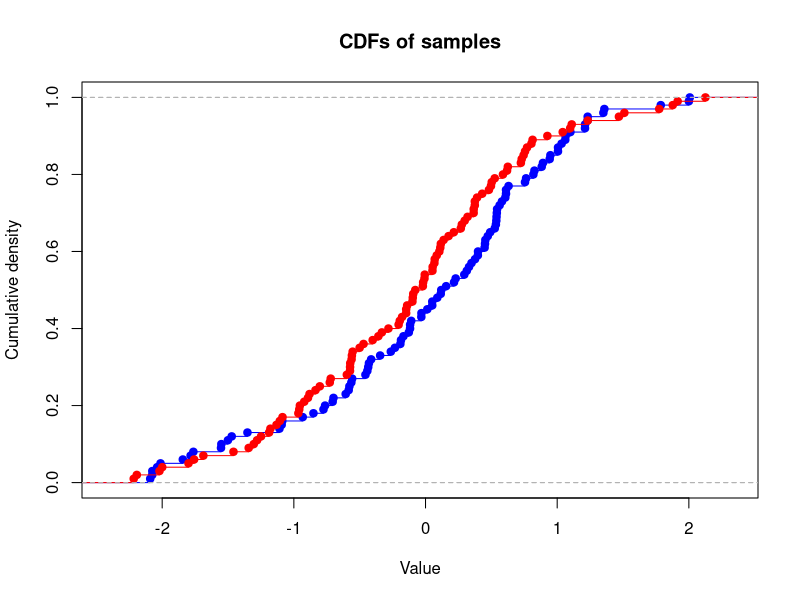
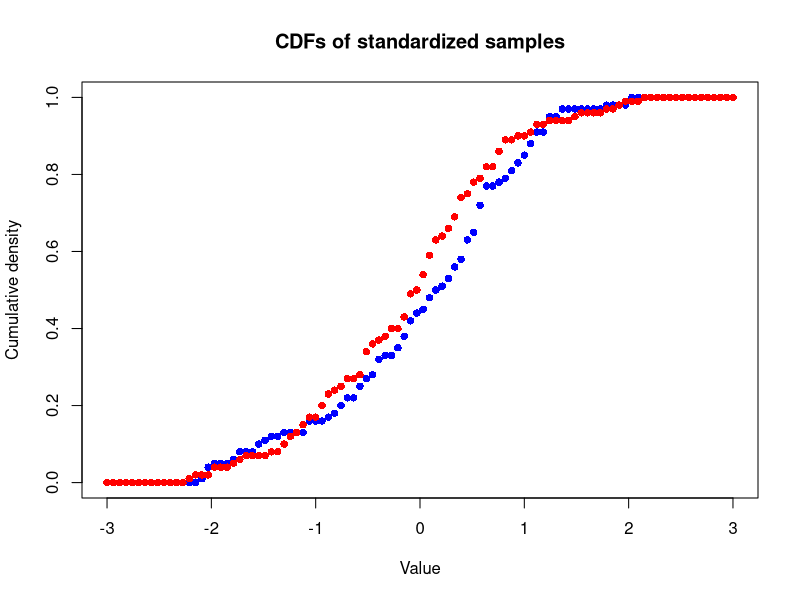
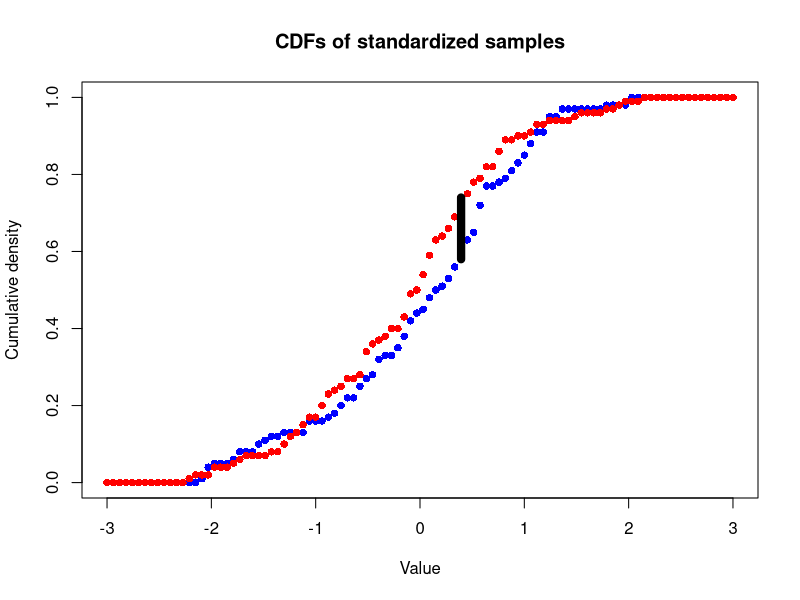
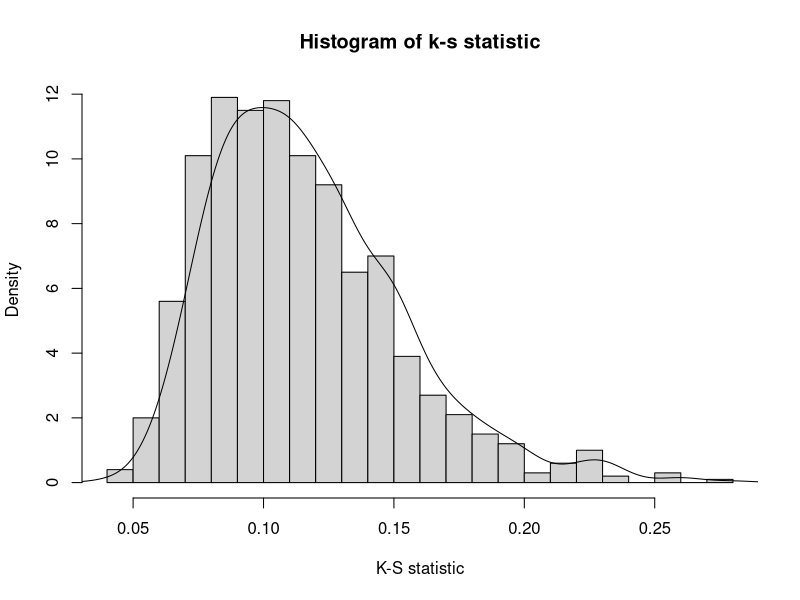
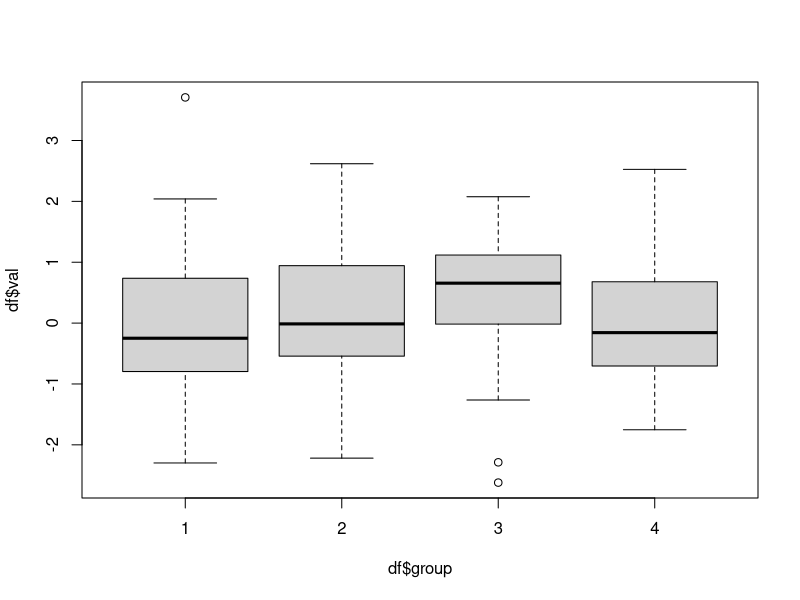
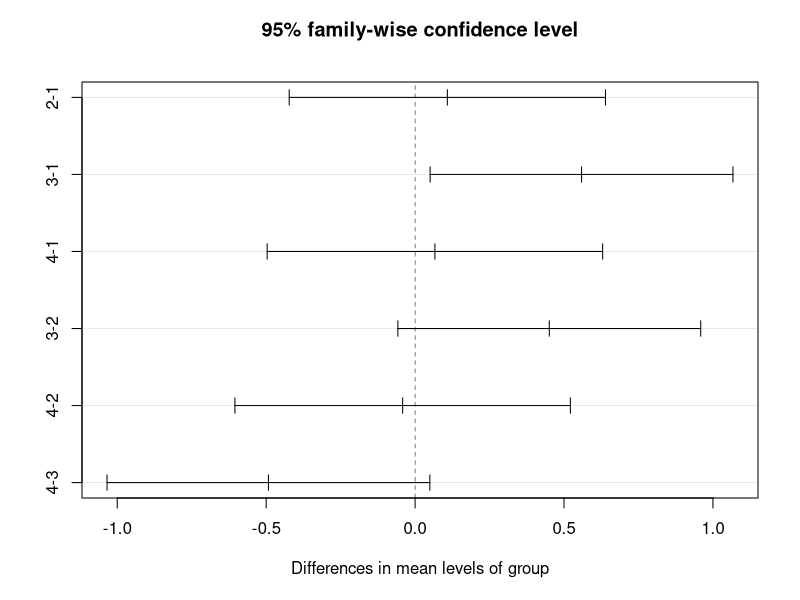

Here is the R script that generated these plots, in order:
rm(list=ls())
# Clear Console:
cat("\014")
prob_normal = function(a, b, mean=0, sd=1){
  stopifnot(a<=b) # Test input condition
  return(pnorm(b,mean,sd) - pnorm(a,mean,sd))
}

#One tailed
prob_normal(20.1262055, Inf, 15, 4) # 10% of the area lies to the left of 20.1262055 on N(15,4)
#prob_normal(20.1262055, 21, 15, 4) # 10% of the area lies to the left of 20.1262055 on N(15,4)

pnorm(1) - pnorm(-1)

norm1 = rnorm(100,mean=0,sd=1)
norm2 = rnorm(100,mean=0,sd=1)

a <- mean(norm1)
b <- sd(norm1)
normalized <- (norm1 - a) / b
normalized

## Plot the cdfs
plot(ecdf(norm1), col='blue', main ='CDFs of samples', 
     xlab = 'Value', ylab = 'Cumulative density')
lines(ecdf(norm2), col='red')


# Have to standardize the x-values
x_seq = seq(-3,3,len=100)
y_cdf1 = sapply(x_seq, function(x){
  sum(norm1<x)/length(norm1)
})
y_cdf2 = sapply(x_seq, function(x){
  sum(norm2<x)/length(norm1)
})

plot(x_seq,y_cdf1, col='blue', pch=16, main ='CDFs of standardized samples', 
     xlab = 'Value', ylab = 'Cumulative density')
points(x_seq,y_cdf2,col='red', pch=16)

## Find the max deviation
k_s_stat = max(abs(y_cdf1 - y_cdf2))
k_s_stat
# where does it occur?
k_index = which.max(abs(y_cdf1-y_cdf2))
k_s_x = x_seq[k_index]
plot(x_seq,y_cdf1, col='blue', pch=16, main ='CDFs of standardized samples', 
     xlab = 'Value', ylab = 'Cumulative density')
points(x_seq,y_cdf2,col='red', pch=16) 
lines(c(k_s_x,k_s_x), c(y_cdf1[k_index],y_cdf2[k_index]),
      col='black', lwd=8)


# Create k-s statistic function
ks_stat = function(x_min,x_max, dist_a, dist_b){
  x_seq = seq(x_min,x_max,len=1000)
  y_cdf1 = sapply(x_seq, function(x){
    sum(dist_a<x)/length(dist_a)
  })
  y_cdf2 = sapply(x_seq, function(x){
    sum(dist_b<x)/length(dist_b)
  })
  k_s_stat = max(abs(y_cdf1-y_cdf2))
  return(k_s_stat)
}


##----Repeat N Times-----
N = 1000
k_s_rep = sapply(1:N, function(i){
  dist_a = rnorm(100,mean=0,sd=1)
  dist_b = rnorm(100,mean=0,sd=1)
  return(ks_stat(-3, 3, dist_a, dist_b))
})

hist(k_s_rep, breaks=30, freq=FALSE, xlab = 'K-S statistic',
     main = 'Histogram of k-s statistic')
lines(density(k_s_rep))

#ANOVA
df = data.frame('group'=c(rep(1,50),
                          rep(2,50),
                          rep(3,60),
                          rep(4,40)),
                'val' = c(rnorm(50, mean=0, sd=1),
                          rnorm(50, mean=0, sd=1),
                          rnorm(60, mean=0.5, sd=1),
                          rnorm(40, mean=0, sd=1)))
df$group = factor(df$group) # Make sure your groups are a factor (for further analysis below)
boxplot(df$val ~ df$group)

#Applying R function to four groups
df_aov = aov(val ~ group, data = df)
summary(df_aov)

tukey_anova = TukeyHSD(df_aov)  # Tukey's Range test:
tukey_anova

plot(tukey_anova)